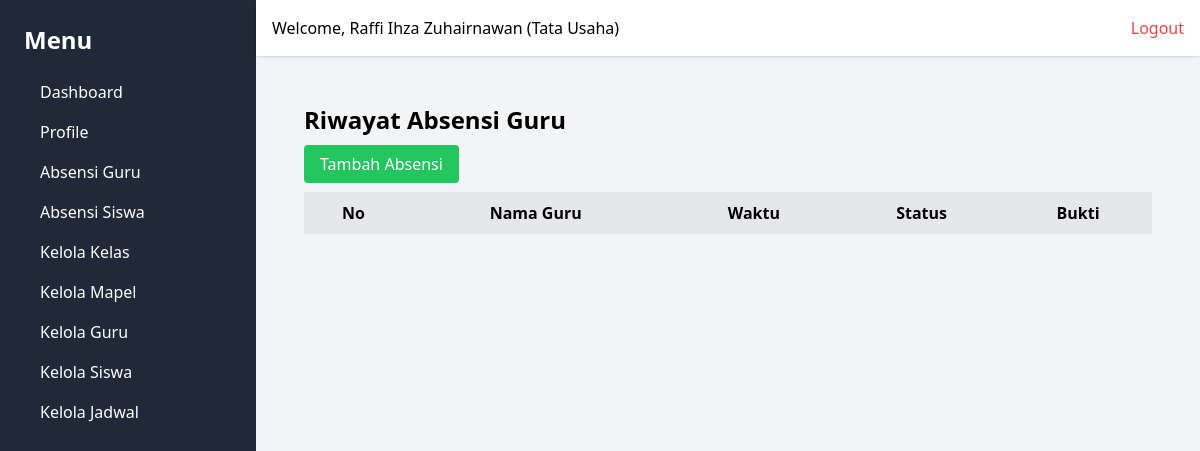
/absensi_guru/ (signed in), run on an earlier commit of the app's database.
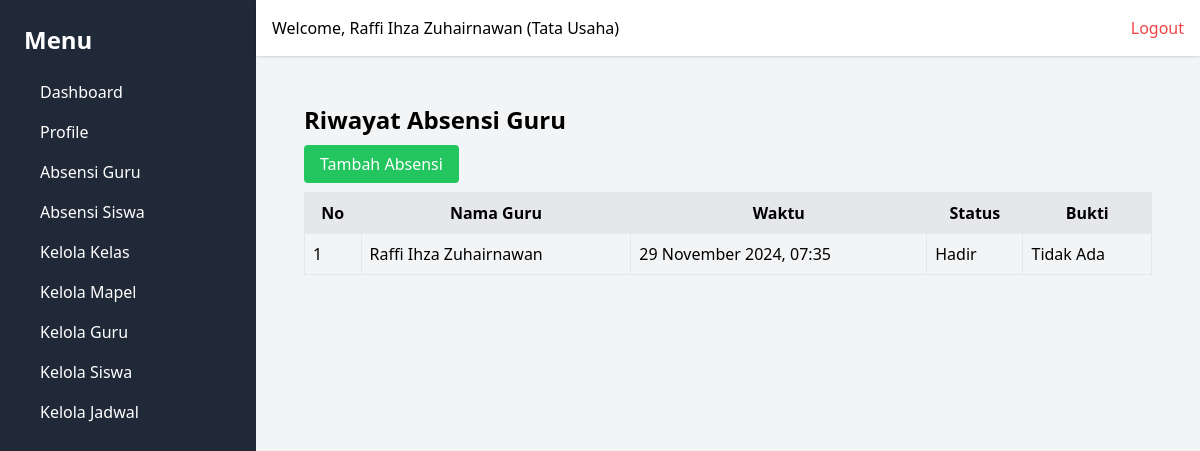
And on a later commit of the database.
### webabsensi/models.py (models this page shows, shortened)
class AttendanceGuru(models.Model):
    STATUS_CHOICES = [
        ('Hadir', 'Hadir'),
        ('Sakit', 'Sakit'),
        ('Izin', 'Izin'),
        ('Cuti', 'Cuti'),
    ]
    id_guru = models.ForeignKey(User, on_delete=models.CASCADE, limit_choices_to={'role': 'Guru'})
    tanggal = models.DateField()
    status = models.CharField(max_length=10, choices=STATUS_CHOICES)
    bukti = models.FileField(upload_to='bukti_absensi/', blank=True, null=True)
    created_at = models.DateTimeField(auto_now_add=True)
    updated_at = models.DateTimeField(auto_now=True)

class User(models.Model):
    ROLE_CHOICES = [
        ('Tata Usaha', 'Tata Usaha'),
        ('Guru', 'Guru'),
        ('Kepala Sekolah', 'Kepala Sekolah'),
    ]
    GENDER_CHOICES = [
        ('L', 'Laki-laki'),
        ('P', 'Perempuan'),
    ]
    nip = models.CharField(max_length=20, unique=True)
    email = models.EmailField(unique=True)
    password = models.CharField(max_length=255)
    nama = models.CharField(max_length=50)
    gender = models.CharField(max_length=1, choices=GENDER_CHOICES)
    role = models.CharField(max_length=20, choices=ROLE_CHOICES)
    no_telepon = models.CharField(max_length=15)
    created_at = models.DateTimeField(auto_now_add=True)
    updated_at = models.DateTimeField(auto_now=True)

### webabsensi/views.py (the view)
    def wrapper(request, *args, **kwargs):
        user_id = request.session.get('user_id')
        if not user_id:
            messages.error(request, 'Anda harus login terlebih dahulu.')
            return redirect('login')
        return view_func(request, *args, **kwargs)

### webabsensi/views.py (called while the page is built)
def login_required(view_func):
    def wrapper(request, *args, **kwargs):
        user_id = request.session.get('user_id')
        if not user_id:
            messages.error(request, 'Anda harus login terlebih dahulu.')
            return redirect('login')
        return view_func(request, *args, **kwargs)
    return wrapper

@login_required
def manage_attendance_guru(request):
    user = User.objects.get(id=request.session.get('user_id'))
    attendance_records = AttendanceGuru.objects.filter(id_guru_id=request.session['user_id']).order_by('-tanggal')
    context = {
        'attendance_records': attendance_records,
        'user': user
        }
    return render(request, 'attendance_guru/manage_attendance_guru.html', context)

### webabsensi/templates/attendance_guru/manage_attendance_guru.html
{% extends 'base.html' %}
{% block content %}
<div class="p-6">
    <h1 class="text-2xl font-bold mb-4">Riwayat Absensi Guru</h1>
    <a href="{% url 'add_attendance_guru' %}" class="bg-green-500 text-white px-4 py-2 rounded">Tambah Absensi</a>
    <table class="w-full mt-4 border">
        <thead class="bg-gray-200">
            <tr>
                <th class="p-2 border">No</th>
                <th class="p-2 border">Nama Guru</th>
                <th class="p-2 border">Waktu</th>
                <th class="p-2 border">Status</th>
                <th class="p-2 border">Bukti</th>
            </tr>
        </thead>
        <tbody>
            {% for record in attendance_records %}
            <tr>
                <td class="p-2 border">{{ forloop.counter }}</td>
                <td class="p-2 border">{{ record.id_guru.nama }}</td>
                <td class="p-2 border">{{ record.created_at|date:"d F Y, H:i" }}</td>
                <td class="p-2 border">{{ record.status }}</td>
                <td class="p-2 border">
                    {% if record.bukti %}
                    <a href="{{ record.bukti.url }}" target="_blank" class="text-blue-500">Lihat Bukti</a>
                    {% else %}
                    Tidak Ada
                    {% endif %}
                </td>
            </tr>
            {% endfor %}
        </tbody>
    </table>
</div>
{% endblock %}

What changed in the data, as far as the page shows it:
added AttendanceGuru: id_guru.nama "Raffi Ihza Zuhairnawan", created_at "29 November 2024, 07:35", status "Hadir", bukti "Tidak Ada"
